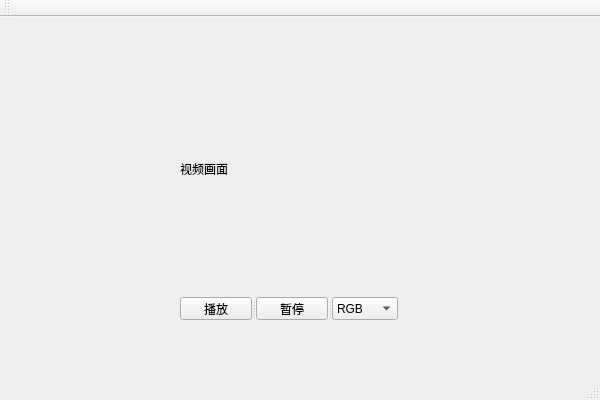
<?xml version="1.0" encoding="UTF-8"?>
<ui version="4.0">
 <class>qt_for_detectionClass</class>
 <widget class="QMainWindow" name="qt_for_detectionClass">
  <property name="geometry">
   <rect>
    <x>0</x>
    <y>0</y>
    <width>600</width>
    <height>400</height>
   </rect>
  </property>
  <property name="windowTitle">
   <string>qt_for_detection</string>
  </property>
  <widget class="QWidget" name="centralWidget">
   <widget class="QLabel" name="label">
    <property name="geometry">
     <rect>
      <x>180</x>
      <y>40</y>
      <width>224</width>
      <height>224</height>
     </rect>
    </property>
    <property name="text">
     <string>视频画面</string>
    </property>
   </widget>
   <widget class="QSplitter" name="splitter">
    <property name="geometry">
     <rect>
      <x>180</x>
      <y>280</y>
      <width>219</width>
      <height>23</height>
     </rect>
    </property>
    <property name="orientation">
     <enum>Qt::Horizontal</enum>
    </property>
    <widget class="QPushButton" name="pushButton1">
     <property name="text">
      <string>播放</string>
     </property>
    </widget>
    <widget class="QPushButton" name="pushButton">
     <property name="text">
      <string>暂停</string>
     </property>
    </widget>
    <widget class="QComboBox" name="comboBox">
     <property name="enabled">
      <bool>true</bool>
     </property>
     <property name="minimumSize">
      <size>
       <width>66</width>
       <height>0</height>
      </size>
     </property>
     <property name="currentIndex">
      <number>0</number>
     </property>
     <item>
      <property name="text">
       <string>RGB</string>
      </property>
     </item>
     <item>
      <property name="text">
       <string>BGR</string>
      </property>
     </item>
    </widget>
   </widget>
  </widget>
  <widget class="QMenuBar" name="menuBar">
   <property name="geometry">
    <rect>
     <x>0</x>
     <y>0</y>
     <width>600</width>
     <height>23</height>
    </rect>
   </property>
  </widget>
  <widget class="QToolBar" name="mainToolBar">
   <attribute name="toolBarArea">
    <enum>TopToolBarArea</enum>
   </attribute>
   <attribute name="toolBarBreak">
    <bool>false</bool>
   </attribute>
  </widget>
  <widget class="QStatusBar" name="statusBar"/>
 </widget>
 <layoutdefault spacing="6" margin="11"/>
 <resources>
  <include location="qt_for_detection.qrc"/>
 </resources>
 <connections/>
</ui>
